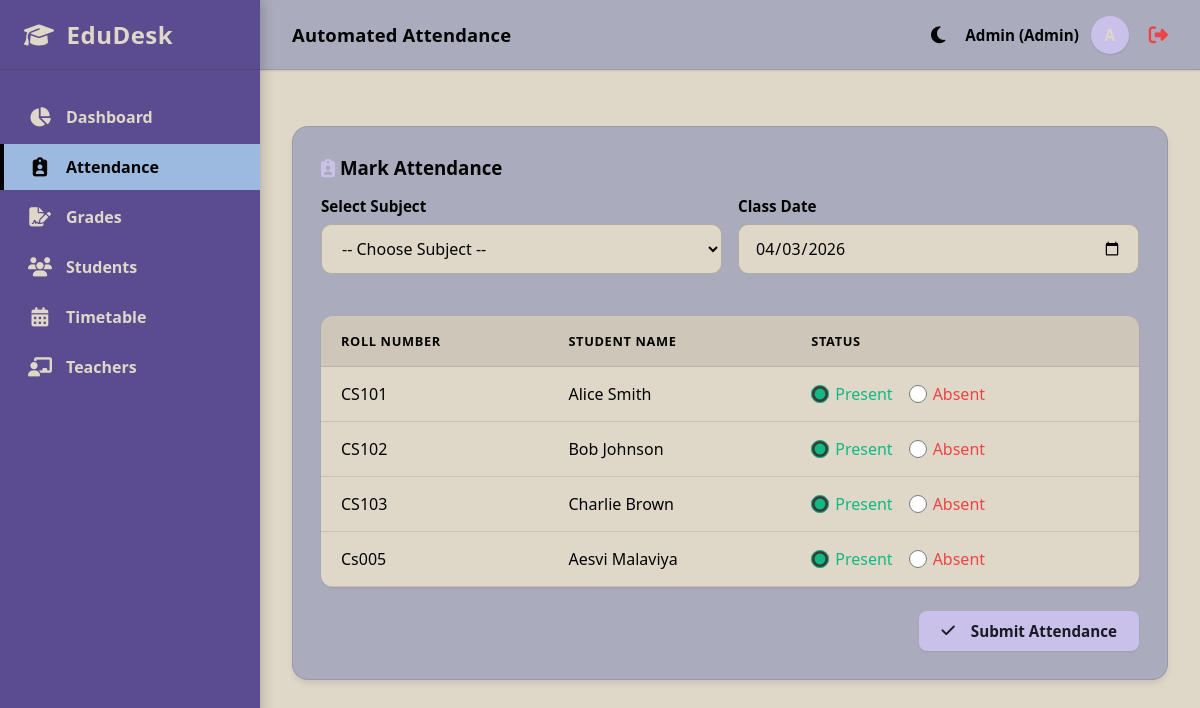
Page /attendance (signed in) on the committed database.
### models.py (models this page shows)
class User(UserMixin, db.Model):
    id = db.Column(db.Integer, primary_key=True)
    name = db.Column(db.String(100), nullable=False)
    email = db.Column(db.String(120), unique=True, nullable=False)
    password_hash = db.Column(db.String(256), nullable=False)
    role = db.Column(db.String(20), nullable=False, default='Teacher') # 'Admin' or 'Teacher'

class Student(db.Model):
    id = db.Column(db.Integer, primary_key=True)
    roll_number = db.Column(db.String(20), unique=True, nullable=False)
    name = db.Column(db.String(100), nullable=False)
    email = db.Column(db.String(120), unique=True, nullable=True)
    phone = db.Column(db.String(20), nullable=True)
    department = db.Column(db.String(50), nullable=True)
    semester = db.Column(db.Integer, nullable=True)
    attendances = db.relationship('Attendance', backref='student', lazy=True)
    grades = db.relationship('Grade', backref='student', lazy=True)

### app.py (the view, shortened to what this page needs)
@app.route('/attendance', methods=['GET', 'POST'])
@login_required
def attendance():
    subjects = Subject.query.all()
    students = Student.query.all()
    return render_template('attendance.html', subjects=subjects, students=students, today=datetime.utcnow().date())

### app.py (called while the page is built)
@login_manager.user_loader
def load_user(user_id):
    return User.query.get(int(user_id))

### templates/attendance.html (shortened to what this page needs)
{% extends 'base.html' %}
{% block page_title %}Automated Attendance{% endblock %}
{% block content %}
<div class="card" style="margin-bottom: 24px;">
    <h3><i class="fa-solid fa-clipboard-user" style="color: var(--primary-color);"></i> Mark Attendance</h3>
    <form method="POST" action="{{ url_for('attendance') }}">
        <div style="display: grid; grid-template-columns: 1fr 1fr; gap: 16px; margin-bottom: 24px; margin-top: 16px;">
            <div class="form-group">
                <label for="subject_id">Select Subject</label>
                <select name="subject_id" id="subject_id" class="form-control" required>
                    <option value="">-- Choose Subject --</option>
                </select>
            </div>
            <div class="form-group">
                <label for="date">Class Date</label>
                <input type="date" name="date" id="date" class="form-control" value="{{ today }}" required>
            </div>
        </div>
        <table class="styled-table">
            <thead>
                <tr>
                    <th>Roll Number</th>
                    <th>Student Name</th>
                    <th>Status</th>
                </tr>
            </thead>
            <tbody>
                {% for student in students %}
                <tr>
                    <td>{{ student.roll_number }}</td>
                    <td>{{ student.name }}</td>
                    <td>
                        <div style="display: flex; gap: 16px; align-items: center;">
                            <label style="cursor: pointer; display: flex; align-items: center; gap: 6px;">
                                <input type="radio" name="status_{{ student.id }}" value="Present" checked style="accent-color: #10B981; width: 18px; height: 18px;">
                                <span style="font-weight: 500; color: #10B981;">Present</span>
                            </label>
                            <label style="cursor: pointer; display: flex; align-items: center; gap: 6px;">
                                <input type="radio" name="status_{{ student.id }}" value="Absent" style="accent-color: #ef4444; width: 18px; height: 18px;">
                                <span style="font-weight: 500; color: #ef4444;">Absent</span>
                            </label>
                        </div>
                    </td>
                </tr>
                {% endfor %}
            </tbody>
        </table>
        <div style="margin-top: 24px; text-align: right;">
            <button type="submit" class="btn btn-primary"><i class="fa-solid fa-check" style="margin-right: 8px;"></i> Submit Attendance</button>
        </div>
    </form>
</div>
{% endblock %}

### templates/base.html (shortened to what this page needs)
<!DOCTYPE html>
<html lang="en">
<head>
    <link rel="stylesheet" href="https://cdnjs.cloudflare.com/ajax/libs/font-awesome/6.4.0/css/all.min.css">
    <link rel="stylesheet" href="{{ url_for('static', filename='css/style.css') }}">
</head>
<body>
    <aside class="sidebar">
        <div class="sidebar-header">
            <i class="fa-solid fa-graduation-cap"></i>
            <span>EduDesk</span>
        </div>
        <ul class="nav-links">
            <li class="nav-item">
                <a href="{{ url_for('dashboard') }}" class="nav-link {% if request.endpoint == 'dashboard' %}active{% endif %}">
                    <i class="fa-solid fa-chart-pie"></i>
                    <span>Dashboard</span>
                </a>
            </li>
            <li class="nav-item">
                <a href="{{ url_for('attendance') }}" class="nav-link {% if request.endpoint == 'attendance' %}active{% endif %}">
                    <i class="fa-solid fa-clipboard-user"></i>
                    <span>Attendance</span>
                </a>
            </li>
            <li class="nav-item">
                <a href="{{ url_for('grades') }}" class="nav-link {% if request.endpoint == 'grades' %}active{% endif %}">
                    <i class="fa-solid fa-file-signature"></i>
                    <span>Grades</span>
                </a>
            </li>
            <li class="nav-item">
                <a href="{{ url_for('students') }}" class="nav-link {% if request.endpoint == 'students' %}active{% endif %}">
                    <i class="fa-solid fa-users"></i>
                    <span>Students</span>
                </a>
            </li>
            <li class="nav-item">
                <a href="{{ url_for('timetable') }}" class="nav-link {% if request.endpoint == 'timetable' %}active{% endif %}">
                    <i class="fa-solid fa-calendar-days"></i>
                    <span>Timetable</span>
                </a>
            </li>
            {% if current_user.role == 'Admin' %}
            <li class="nav-item">
                <a href="{{ url_for('teachers') }}" class="nav-link {% if request.endpoint == 'teachers' %}active{% endif %}">
                    <i class="fa-solid fa-chalkboard-user"></i>
                    <span>Teachers</span>
                </a>
            </li>
            {% endif %}
        </ul>
    </aside>
    <main class="main-content">
        <header class="topbar">
            <h1 class="page-title">{% block page_title %}Dashboard{% endblock %}</h1>
            <div class="user-profile" style="display: flex; align-items: center; gap: 12px;">
                <button id="themeToggle" class="btn btn-theme-toggle" aria-label="Toggle Theme" style="background: transparent; border: none; color: var(--text-main); font-size: 1.2rem; cursor: pointer; display: flex; align-items: center; padding: 4px 8px;">
                    <i class="fa-solid fa-moon"></i>
                </button>
                <span>{{ current_user.name }} ({{ current_user.role }})</span>
                <div class="avatar">{{ current_user.name[0] | upper if current_user.name else 'U' }}</div>
                <a href="{{ url_for('logout') }}" title="Logout" style="color: #ef4444; font-size: 1.2rem; margin-left: 8px;"><i class="fa-solid fa-right-from-bracket"></i></a>
            </div>
        </header>
        <div class="content-wrapper">
            {% block content %}
            {% endblock %}
        </div>
    </main>
</body>
</html>

### static/css/style.css (style rules this page uses)
:root { --primary-color: #cac1ea; --primary-hover: #9CB9DF; --secondary-color: #AAABBC; --bg-color: #DFD8C9; --sidebar-bg: #5b4c90; --sidebar-text: #DFD8C9; --sidebar-hover: #9CB9DF; --sidebar-active-text: #030303; --card-bg: #AAABBC; --card-border: rgba(3, 3, 3, 0.1); --text-main: #030303; --text-muted: rgba(3, 3, 3, 0.55); --border-color: rgba(3, 3, 3, 0.1); --shadow-sm: 0 1px 2px rgba(0, 0, 0, 0.1); --shadow-md: 0 4px 6px -1px rgba(0, 0, 0, 0.1); --shadow-lg: 0 10px 15px -3px rgba(0, 0, 0, 0.2); --shadow-float: 0 15px 20px -5px rgba(0, 0, 0, 0.25); --transition: all 0.3s ease; }
* { margin: 0; padding: 0; box-sizing: border-box; font-family: 'Segoe UI', system-ui, -apple-system, sans-serif; }
body { background-color: var(--bg-color); color: var(--text-main); display: flex; min-height: 100vh; overflow-y: hidden; overflow-x: hidden; }
.sidebar { width: 260px; background-color: var(--sidebar-bg); color: var(--sidebar-text); display: flex; flex-direction: column; box-shadow: 2px 0 12px rgba(0, 0, 0, 0.2); z-index: 10; }
.sidebar-header { height: 70px; padding: 0 24px; font-size: 1.5rem; font-weight: 700; display: flex; align-items: center; gap: 12px; border-bottom: 1px solid var(--border-color); background: transparent; color: var(--sidebar-text); letter-spacing: 0.5px; transition: var(--transition); }
.nav-links { list-style: none; padding: 24px 0; flex: 1; }
.nav-item { margin-bottom: 4px; }
.nav-link { display: flex; align-items: center; padding: 12px 24px; color: var(--sidebar-text); text-decoration: none; font-weight: 600; transition: var(--transition); gap: 14px; border-left: 4px solid transparent; }
.nav-link.active { background-color: var(--sidebar-hover); border-left-color: var(--sidebar-active-text); color: var(--sidebar-active-text); }
.nav-link i { font-size: 1.2rem; width: 24px; text-align: center; }
.main-content { flex: 1; display: flex; flex-direction: column; overflow-y: auto; }
.topbar { height: 70px; background-color: var(--card-bg); display: flex; align-items: center; justify-content: space-between; padding: 0 32px; box-shadow: var(--shadow-sm); border-bottom: 1px solid var(--border-color); z-index: 5; position: sticky; top: 0; }
.page-title { font-size: 1.15rem; font-weight: 600; color: var(--text-main); letter-spacing: 0.2px; }
.user-profile { display: flex; align-items: center; gap: 12px; font-size: 0.95rem; font-weight: 600; color: var(--text-main); }
.avatar { width: 38px; height: 38px; border-radius: 50%; background-color: var(--primary-color); color: var(--sidebar-text); display: flex; align-items: center; justify-content: center; font-weight: bold; box-shadow: var(--shadow-sm); }
.content-wrapper { padding: 32px; }
.card { background-color: var(--card-bg); border-radius: 16px; padding: 28px; box-shadow: var(--shadow-md); border: 1px solid var(--card-border); transition: var(--transition); color: var(--text-main); }
div.form-group { margin-bottom: 18px; }
div.form-group label { display: block; margin-bottom: 8px; font-weight: 600; color: var(--text-main); font-size: 0.95rem; }
input.form-control, select.form-control { width: 100%; padding: 12px 16px; border: 1px solid rgba(3, 3, 3, 0.2); border-radius: 10px; font-size: 1rem; transition: var(--transition); background-color: var(--bg-color); color: var(--text-main); }
.btn { display: inline-flex; align-items: center; justify-content: center; padding: 10px 22px; border-radius: 8px; font-weight: 600; cursor: pointer; border: none; transition: var(--transition); text-decoration: none; font-size: 0.95rem; gap: 8px; }
.btn-primary { background-color: var(--primary-color); color: #1a1a24; box-shadow: var(--shadow-sm); }
table.styled-table { width: 100%; border-collapse: collapse; margin-top: 16px; background-color: var(--bg-color); border-radius: 12px; overflow: hidden; box-shadow: var(--shadow-sm); }
table.styled-table th, table.styled-table td { padding: 16px 20px; text-align: left; border-bottom: 1px solid var(--border-color); color: var(--text-main); }
table.styled-table th { background-color: rgba(3, 3, 3, 0.08); font-weight: 700; color: var(--text-main); text-transform: uppercase; font-size: 0.8rem; letter-spacing: 0.05em; }
table.styled-table tbody tr { transition: background-color 0.2s ease; }

### rows in the picture
User: name "Admin", role "Admin"
Student: roll_number "CS101", name "Alice Smith"
Student: roll_number "CS102", name "Bob Johnson"
Student: roll_number "CS103", name "Charlie Brown"
Student: roll_number "Cs005", name "Aesvi Malaviya"
